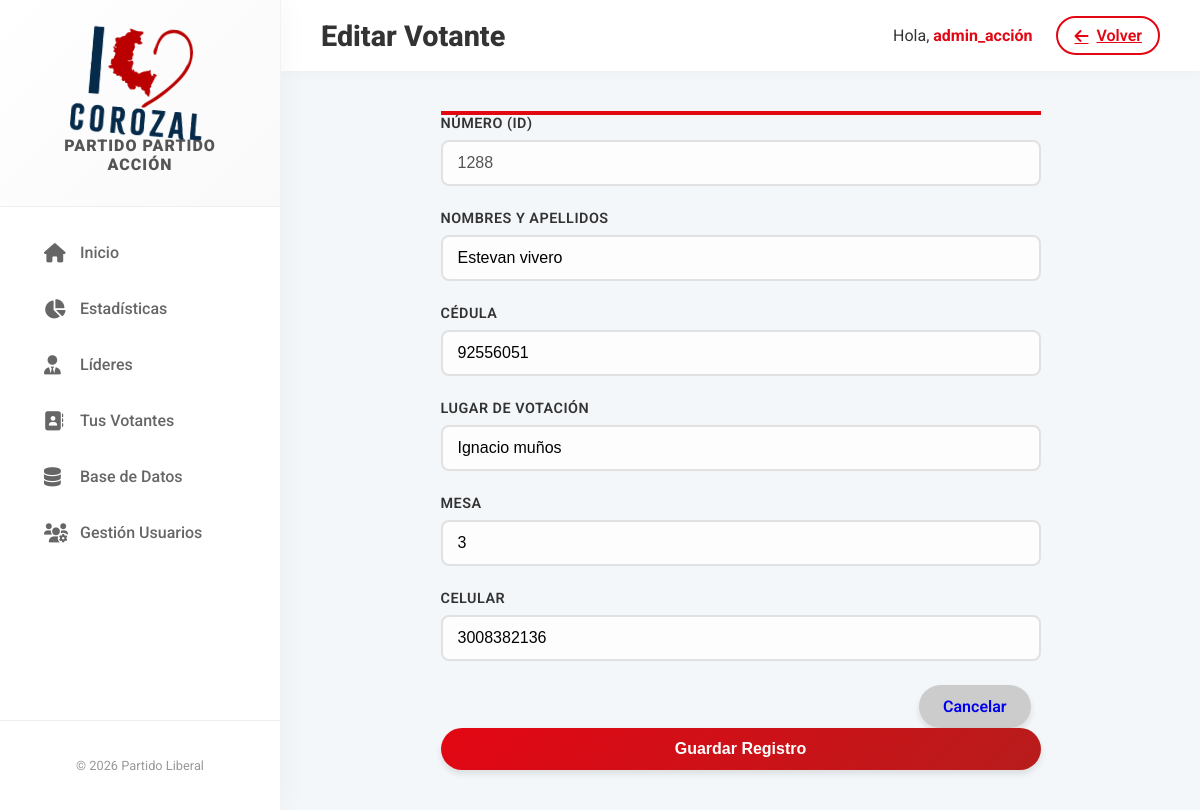
Page /registro_form.php?id=1288&type=votante (signed in) on the committed database.
### tables this page shows
CREATE TABLE `registros` (
  `id` int NOT NULL,
  `user_id` int DEFAULT '0',
  `organizacion_id` int DEFAULT '1',
  `tipo` varchar(20) DEFAULT 'votante',
  `nombres_apellidos` varchar(150) DEFAULT NULL,
  `cedula` varchar(20) DEFAULT NULL,
  `lugar_votacion` varchar(150) DEFAULT NULL,
  `mesa` varchar(10) DEFAULT NULL,
  `celular` varchar(20) DEFAULT NULL,
  `municipio` varchar(100) DEFAULT NULL,
  `departamento` varchar(100) DEFAULT NULL,
  `barrio_vereda` varchar(100) DEFAULT NULL,
  `direccion` varchar(150) DEFAULT NULL,
  `email` varchar(100) DEFAULT NULL,
  `estado_voto` varchar(20) DEFAULT 'pendiente',
  `ya_voto` tinyint(1) DEFAULT '0',
  `sms_inscripcion` tinyint(1) DEFAULT '0',
  `sms_citacion` tinyint(1) DEFAULT '0',
  `sms_confirmacion` tinyint(1) DEFAULT '0',
  `created_at` timestamp NULL DEFAULT CURRENT_TIMESTAMP,
  `updated_at` timestamp NULL DEFAULT CURRENT_TIMESTAMP ON UPDATE CURRENT_TIMESTAMP
);

### registro_form.php (the view, shortened to what this page needs)
<?php
require_once 'config.php';
$registro = null;
$typeParam = isset($_REQUEST['type']) ? $_REQUEST['type'] : 'votante';
$redirectUrl = ($typeParam === 'lider') ? 'lideres.php' : 'registros.php';
$formTitle = ($typeParam === 'lider') ? 'Líder' : 'Votante';
if (isset($_GET['id'])) {
    $stmt = $pdo->prepare("SELECT * FROM registros WHERE id = ? AND organizacion_id = ?");
    $stmt->execute([$_GET['id'], $_SESSION['organizacion_id'] ?? 1]);
    $registro = $stmt->fetch(PDO::FETCH_ASSOC);
    if (!$registro) {
        $error = "Registro no encontrado o no pertenece a su organización.";
    }
    elseif ($registro['user_id'] != $_SESSION['user_id'] && !in_array($_SESSION['role'], ['admin', 'operador', 'superadmin'])) {
        $error = "No tiene permisos para editar este registro. Este votante pertenece a otro líder.";
        $registro = null;
    }
    else {
        if (isset($registro['tipo'])) {
            $typeParam = $registro['tipo'];
            $redirectUrl = ($typeParam === 'lider') ? 'lideres.php' : 'registros.php';
            $formTitle = ($typeParam === 'lider') ? 'Líder' : 'Votante';
        }
    }
}
?>
<!DOCTYPE html>
<html lang="es">
<head>
    <link rel="stylesheet" href="https://cdnjs.cloudflare.com/ajax/libs/font-awesome/6.0.0-beta3/css/all.min.css">
    <link rel="stylesheet" href="assets/css/style.css">
</head>
<body class="dashboard-layout">
    <?php include 'includes/sidebar.php'; ?>
    <div class="main-content">
        <div class="top-bar">
            <h2 class="page-title">
                <?php echo $registro ? 'Editar ' . $formTitle : 'Nuevo ' . $formTitle; ?>
            </h2>
            <div class="user-profile">
                <span>Hola, <strong>
                        <?php echo htmlspecialchars($_SESSION['username']); ?>
                    </strong></span>
                <a href="<?php echo $redirectUrl; ?>" class="btn-logout"><i class="fas fa-arrow-left"></i> Volver</a>
            </div>
        </div>
        <div class="content-area">
            <div class="card" style="max-width: 600px; margin: 0 auto; border-top: 4px solid var(--primary-red);">
                <form method="POST" action="">
                    <?php if ($registro): ?>
                    <div class="form-group">
                        <label>Número (ID)</label>
                        <input type="text" value="<?php echo $registro['id']; ?>" class="form-control" disabled>
                    </div>
                    <?php
endif; ?>
                    <div class="form-group">
                        <label for="nombres">Nombres y Apellidos</label>
                        <input type="text" id="nombres" name="nombres_apellidos" class="form-control" required
                            value="<?php echo $registro ? htmlspecialchars($registro['nombres_apellidos']) : ''; ?>">
                    </div>
                    <div class="form-group">
                        <label for="cedula">Cédula</label>
                        <input type="number" id="cedula" name="cedula" class="form-control" required
                            value="<?php echo $registro ? htmlspecialchars($registro['cedula']) : ''; ?>">
                    </div>
                    <div class="form-group">
                        <label for="lugar">Lugar de Votación</label>
                        <input type="text" id="lugar" name="lugar_votacion" class="form-control" required
                            value="<?php echo $registro ? htmlspecialchars($registro['lugar_votacion']) : ''; ?>">
                    </div>
                    <div class="form-group">
                        <label for="mesa">Mesa</label>
                        <input type="text" id="mesa" name="mesa" class="form-control" required
                            value="<?php echo $registro ? htmlspecialchars($registro['mesa']) : ''; ?>">
                    </div>
                    <div class="form-group">
                        <label for="celular">Celular</label>
                        <input type="tel" id="celular" name="celular" class="form-control" required pattern="[0-9]{10}"
                            title="Debe ser un número de 10 dígitos"
                            value="<?php echo $registro ? htmlspecialchars($registro['celular']) : ''; ?>">
                    </div>
                    <div style="text-align: right; margin-top: 20px;">
                        <a href="<?php echo $redirectUrl; ?>" class="btn"
                            style="background: #ccc; margin-right: 10px;">Cancelar</a>
                        <button type="submit" class="btn btn-primary">Guardar Registro</button>
                    </div>
                </form>
            </div>
        </div>
    </div>
</body>
</html>

### assets/css/style.css (style rules this page uses)
:root { --primary-red: #E30613; --primary-dark: #B71C1C; --primary-light: #FFCDD2; --accent-color: #ffffff; --bg-body: #f4f6f9; --text-main: #333333; --text-muted: #777777; --border-radius: 12px; --box-shadow: 0 10px 30px rgba(0, 0, 0, 0.08); --box-shadow-hover: 0 15px 35px rgba(var(--primary-rgb), 0.15); --transition-speed: 0.3s; --font-heading: 'Roboto', sans-serif; --font-body: 'Roboto', sans-serif; }
body { margin: 0; padding: 0; font-family: var(--font-body); background-color: var(--bg-body); color: var(--text-main); overflow-x: hidden; }
.form-group { margin-bottom: 1.5rem; text-align: left; }
.form-group label { display: block; margin-bottom: 0.5rem; color: var(--text-main); font-weight: 600; font-size: 0.9rem; text-transform: uppercase; letter-spacing: 0.5px; }
.form-control { width: 100%; padding: 12px 15px; border: 2px solid #e1e1e1; border-radius: 8px; box-sizing: border-box; font-size: 1rem; transition: all var(--transition-speed); background: #fdfdfd; }
.btn { display: inline-flex; align-items: center; justify-content: center; padding: 12px 24px; border: none; border-radius: 50px; cursor: pointer; font-size: 1rem; font-weight: 600; text-decoration: none; transition: all var(--transition-speed); box-shadow: 0 4px 6px rgba(0, 0, 0, 0.1); gap: 8px; }
.btn-primary { background: linear-gradient(135deg, var(--primary-red) 0%, var(--primary-dark) 100%); color: white; width: 100%; }
.action-bar .btn, .modal-footer .btn, .top-bar .btn, .user-profile .btn-logout { width: auto; }
.dashboard-layout { display: flex; min-height: 100vh; }
.main-content { flex-grow: 1; display: flex; flex-direction: column; background: #f4f7fa; overflow-y: auto; }
.top-bar { background: white; backdrop-filter: blur(10px); background: rgba(255, 255, 255, 0.95); padding: 1rem 2.5rem; display: flex; justify-content: space-between; align-items: center; box-shadow: 0 2px 15px rgba(0, 0, 0, 0.03); position: sticky; top: 0; z-index: 5; }
.page-title { margin: 0; font-size: 1.8rem; font-weight: 800; color: var(--text-main); }
.user-profile { display: flex; align-items: center; gap: 1.5rem; }
.user-profile strong { color: var(--primary-red); }
.btn-logout { background: transparent; border: 2px solid var(--primary-red); color: var(--primary-red); padding: 8px 16px; border-radius: 50px; font-weight: 600; display: flex; align-items: center; gap: 8px; transition: all 0.3s; }
.content-area { padding: 2.5rem; max-width: 1400px; margin: 0 auto; width: 100%; box-sizing: border-box; animation: fadeIn 0.6s ease-out; }

### rows in the picture
registros: tipo "Votante", id "1288", nombres_apellidos "Estevan vivero", cedula "92556051", lugar_votacion "Ignacio muños", mesa "3", celular "3008382136"

### other values in the picture
$app_config['app_title'] "PARTIDO PARTIDO ACCIÓN"
$_SESSION['username'] "admin_acción"
